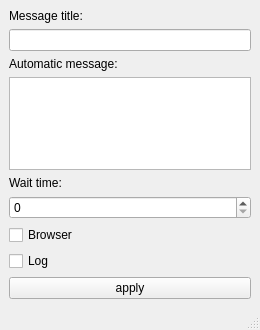
<?xml version="1.0" encoding="UTF-8"?>
<ui version="4.0">
 <class>Settings</class>
 <widget class="QMainWindow" name="Settings">
  <property name="geometry">
   <rect>
    <x>0</x>
    <y>0</y>
    <width>260</width>
    <height>330</height>
   </rect>
  </property>
  <property name="windowTitle">
   <string>Settings</string>
  </property>
  <property name="unifiedTitleAndToolBarOnMac">
   <bool>false</bool>
  </property>
  <widget class="QWidget" name="centralwidget">
   <layout class="QVBoxLayout" name="verticalLayout">
    <item>
     <layout class="QGridLayout" name="gridLayout">
      <item row="2" column="0">
       <widget class="QLabel" name="label_2">
        <property name="text">
         <string>Automatic message:</string>
        </property>
       </widget>
      </item>
      <item row="3" column="0">
       <widget class="QTextEdit" name="textEdit"/>
      </item>
      <item row="5" column="0">
       <widget class="QSpinBox" name="spinBox"/>
      </item>
      <item row="4" column="0">
       <widget class="QLabel" name="label_3">
        <property name="text">
         <string>Wait time:</string>
        </property>
       </widget>
      </item>
      <item row="8" column="0">
       <widget class="QPushButton" name="pushButton">
        <property name="text">
         <string>apply</string>
        </property>
       </widget>
      </item>
      <item row="1" column="0">
       <widget class="QLineEdit" name="lineEdit"/>
      </item>
      <item row="0" column="0">
       <widget class="QLabel" name="label">
        <property name="text">
         <string>Message title:</string>
        </property>
        <property name="alignment">
         <set>Qt::AlignmentFlag::AlignLeading|Qt::AlignmentFlag::AlignLeft|Qt::AlignmentFlag::AlignVCenter</set>
        </property>
       </widget>
      </item>
      <item row="6" column="0">
       <widget class="QCheckBox" name="checkBox">
        <property name="text">
         <string>Browser</string>
        </property>
       </widget>
      </item>
      <item row="7" column="0">
       <widget class="QCheckBox" name="checkBox_2">
        <property name="text">
         <string>Log</string>
        </property>
       </widget>
      </item>
     </layout>
    </item>
   </layout>
  </widget>
  <widget class="QMenuBar" name="menubar">
   <property name="geometry">
    <rect>
     <x>0</x>
     <y>0</y>
     <width>260</width>
     <height>22</height>
    </rect>
   </property>
  </widget>
  <widget class="QStatusBar" name="statusbar"/>
 </widget>
 <resources/>
 <connections/>
</ui>
